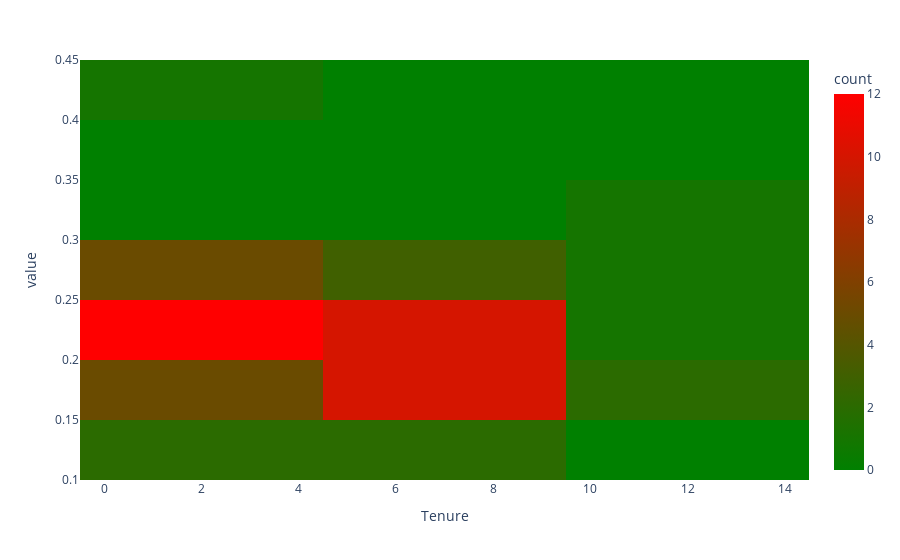

The notebook cell saved with this chart:
### Code cell
# тепловая карта с аннотацией. какие киенты уходят чаще всего?

heatmap_9_10 = px.density_heatmap(
    data_frame = pivot_table_9_10,
    color_continuous_scale = ['green','red']
)

heatmap_9_10

### Figure 1 — Plotly figure (JSON) as saved in the notebook; plotly's stock layout.template omitted (floating-point values rounded to 4 significant figures)
{"data": [{"coloraxis": "coloraxis", "hovertemplate": "Tenure=%{x}<br>value=%{y}<br>count=%{z}<extra></extra>", "name": "", "type": "histogram2d", "x": [0, 1, 2, 3, 4, 5, 6, 7, 8, 9, 10, 0, 1, 2, 3, 4, 5, 6, 7, 8, 9, 10, 0, 1, 2, 3, 4, 5, 6, 7, 8, 9, 10, 0, 1, 2, 3, 4, 5, 6, 7, 8, 9, 10, 0, 1, 2, 3, 4, 5, 6, 7, 8, 9, 10], "xaxis": "x", "xbingroup": "x", "y": [0.275, 0.2083, 0.1373, 0.1683, 0.1319, 0.2333, 0.2414, 0.1277, 0.1961, 0.2708, 0.2549, 0.2174, 0.2156, 0.213, 0.2165, 0.1972, 0.2069, 0.2364, 0.1711, 0.209, 0.19, 0.2054, 0.2038, 0.2036, 0.1873, 0.206, 0.1951, 0.2145, 0.1829, 0.1919, 0.1524, 0.1947, 0.1978, 0.2264, 0.2594, 0.2118, 0.2122, 0.2332, 0.1992, 0.1799, 0.1513, 0.2146, 0.2511, 0.1695, 0.4444, 0.2537, 0.1515, 0.2857, 0.2931, 0.1493, 0.2254, 0.2063, 0.2535, 0.2295, 0.3333], "yaxis": "y", "ybingroup": "y"}], "layout": {"coloraxis": {"colorbar": {"title": {"text": "count"}}, "colorscale": [[0, "green"], [1, "red"]]}, "legend": {"tracegroupgap": 0}, "margin": {"t": 60}, "xaxis": {"anchor": "y", "domain": [0, 1], "title": {"text": "Tenure"}}, "yaxis": {"anchor": "x", "domain": [0, 1], "title": {"text": "value"}}}}
